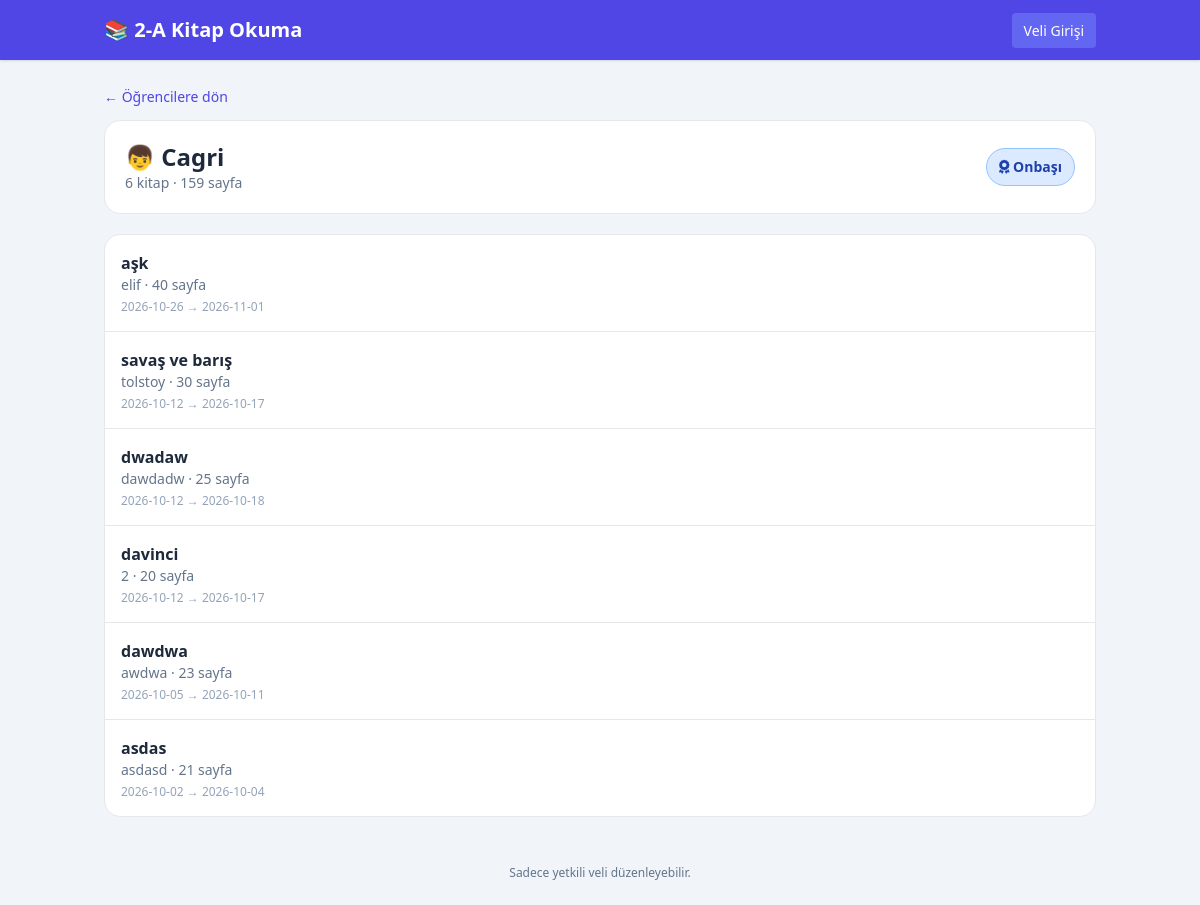
Screenshot of /student/1 with the database file from the repository.
### tables this page shows
CREATE TABLE students (
        id INTEGER PRIMARY KEY AUTOINCREMENT,
        name TEXT NOT NULL UNIQUE,
        created_at TIMESTAMP DEFAULT CURRENT_TIMESTAMP
    );

CREATE TABLE books (
        id INTEGER PRIMARY KEY AUTOINCREMENT,
        student_id INTEGER NOT NULL,
        title TEXT NOT NULL,
        author TEXT NOT NULL,
        page_count INTEGER NOT NULL,
        issue_date TEXT NOT NULL,
        return_date TEXT NOT NULL,
        created_at TIMESTAMP DEFAULT CURRENT_TIMESTAMP,
        FOREIGN KEY(student_id) REFERENCES students(id) ON DELETE CASCADE
    );

### app.py (the view)
@app.route('/student/<int:student_id>')
def student_detail(student_id):
    conn=db()
    student=conn.execute('SELECT * FROM students WHERE id=?',(student_id,)).fetchone()
    if not student:
        conn.close(); return ('Öğrenci bulunamadı',404)
    books=conn.execute('SELECT * FROM books WHERE student_id=? ORDER BY issue_date DESC,id DESC',(student_id,)).fetchall()
    rank=get_rank(len(books)); pages=sum(b['page_count'] for b in books)
    conn.close()
    return render_template('student.html', student=student, books=books, rank=rank, total_pages=pages)

### app.py (called while the page is built)
def get_rank(count):
    current = RANKS[0]
    next_count = RANKS[1][0]
    for i, rank in enumerate(RANKS):
        if count >= rank[0]:
            current = rank
            next_count = RANKS[i + 1][0] if i + 1 < len(RANKS) else None
    previous = current[0]
    if next_count:
        progress = int(((count - previous) / (next_count - previous)) * 100)
    else:
        progress = 100
    return {'title': current[1], 'badge_style': current[2], 'icon': current[3],
            'next_count': next_count, 'progress': min(100, max(0, progress))}

def db():
    os.makedirs(os.path.dirname(DB_PATH), exist_ok=True)
    conn = sqlite3.connect(DB_PATH)
    conn.row_factory = sqlite3.Row
    return conn

### templates/student.html
{% extends 'base.html' %}{% block content %}<a href="/" class="text-sm text-indigo-600">← Öğrencilere dön</a><div class="bg-white rounded-2xl border p-5 mt-3 mb-5"><div class="flex justify-between items-center gap-3"><div><h1 class="text-2xl font-bold">👦 {{student.name}}</h1><p class="text-sm text-slate-500">{{books|length}} kitap · {{total_pages}} sayfa</p></div><span class="px-3 py-2 rounded-full border text-sm font-bold {{rank.badge_style}}"><i class="fa-solid {{rank.icon}}"></i> {{rank.title}}</span></div></div><div class="bg-white rounded-2xl border overflow-hidden">{% for b in books %}<div class="p-4 border-b last:border-0"><div class="font-bold">{{b.title}}</div><div class="text-sm text-slate-500">{{b.author}} · {{b.page_count}} sayfa</div><div class="text-xs text-slate-400 mt-1">{{b.issue_date}} → {{b.return_date}}</div></div>{% else %}<div class="p-8 text-center text-slate-500">Henüz kitap okunmamış.</div>{% endfor %}</div>{% endblock %}

### rows the page displays
students: name "Cagri"
books: title "aşk", author "elif", page_count "40", issue_date "2026-10-26", return_date "2026-11-01"
books: title "savaş ve barış", author "tolstoy", page_count "30", issue_date "2026-10-12", return_date "2026-10-17"
books: title "dwadaw", author "dawdadw", page_count "25", issue_date "2026-10-12", return_date "2026-10-18"
books: title "davinci", author "2", page_count "20", issue_date "2026-10-12", return_date "2026-10-17"
books: title "dawdwa", author "awdwa", page_count "23", issue_date "2026-10-05", return_date "2026-10-11"
books: title "asdas", author "asdasd", page_count "21", issue_date "2026-10-02", return_date "2026-10-04"

### other values shown
{{ books|length }} "6"
{{ total_pages }} "159"
{{ rank.title }} "Onbaşı"
